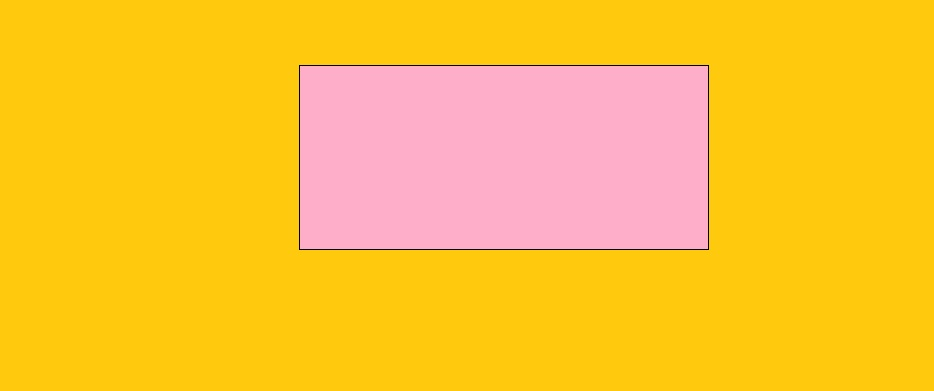
%> input picture Sample.jpg, 934 x 391 px
$ octave opn_clo.m   (GNU Octave 9; MATLAB toolbox functions it lacks are replaced by stand-ins)
%> lines starting %> are read from the running program, lines starting %| are printed output that depends on the picture; in (x1, y1, x2, y2) boxes, pixels count from 0 and x2, y2 are one past the last pixel; in counts of white or black regions, pixels touching at a corner belong together; the program's own positions count from 1
im = imread(uigetfile);
%> the answer given: Sample.jpg
%> im is the input picture: size 391x934x3 uint8; mean R, G, B 253.9, 194.9, 51.6
img = rgb2gray(im);
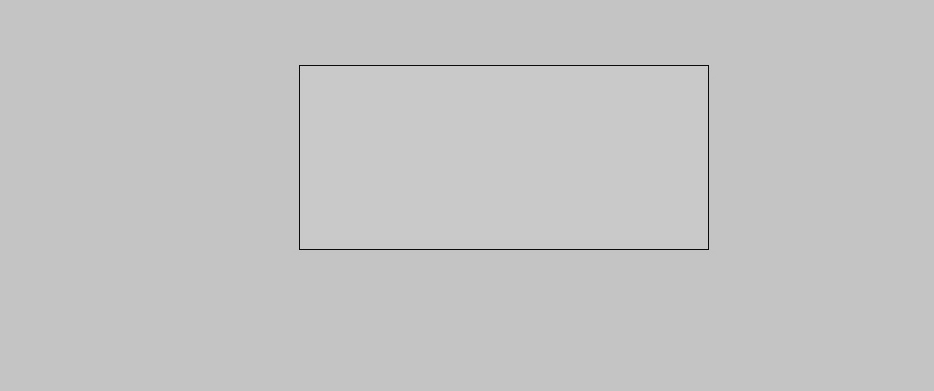
%> img: size 391x934 uint8; min 9, max 207, mean 196.4
bw = imbinarize(img);
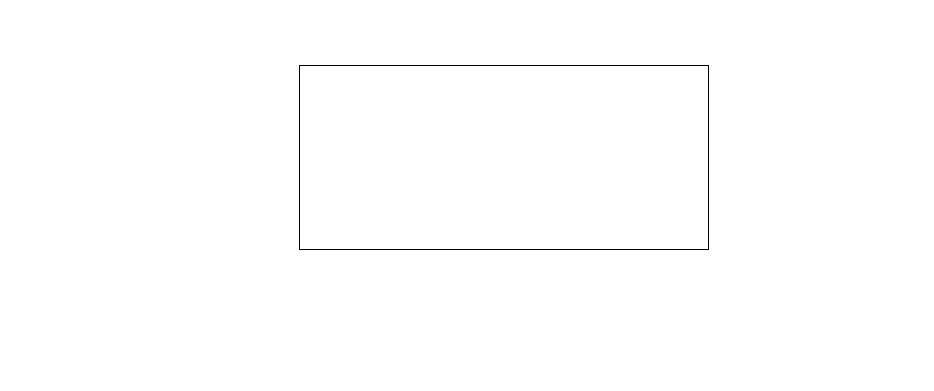
%> bw: size 391x934 logical; 99.7% white; black in thin lines or dots, all inside (x1, y1, x2, y2) = (299, 65, 709, 250)
se = strel('square', 5);
erd = imerode(bw, se);
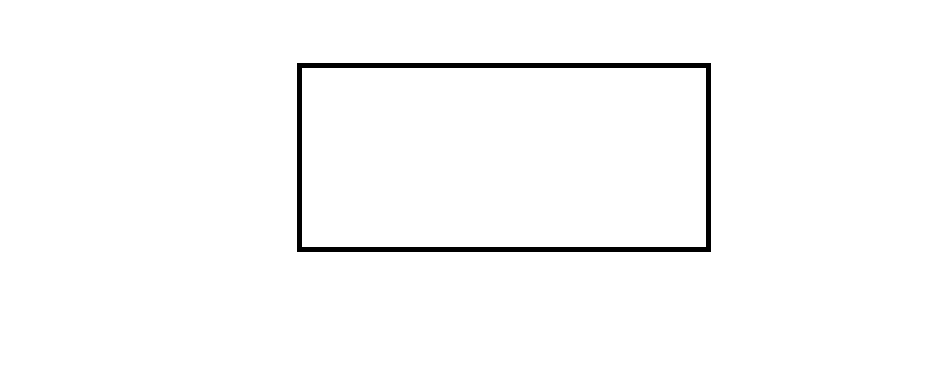
%> erd: size 391x934 logical; 98.4% white; 1 black region, box (x1, y1, x2, y2) and area: (297, 63, 711, 252) 5930
dil = imdilate(bw, se);
%> dil: size 391x934 logical; every value is 1
opn = imdilate(erd, se);
clo = imerode(dil, se);
subplot(4,2,1); imshow(im); title('Original Image');
subplot(4,2,2); imshow(img); title('Original Gray Image');
subplot(4,2,3); imshow(bw); title('Binary Image');
subplot(4,2,5); imshow(dil); title('Dilated Image');
subplot(4,2,6); imshow(erd); title('Eroded Image');
subplot(4,2,7); imshow(opn); title('Opening of an Image');
subplot(4,2,8); imshow(clo); title('Closing of an Image');
